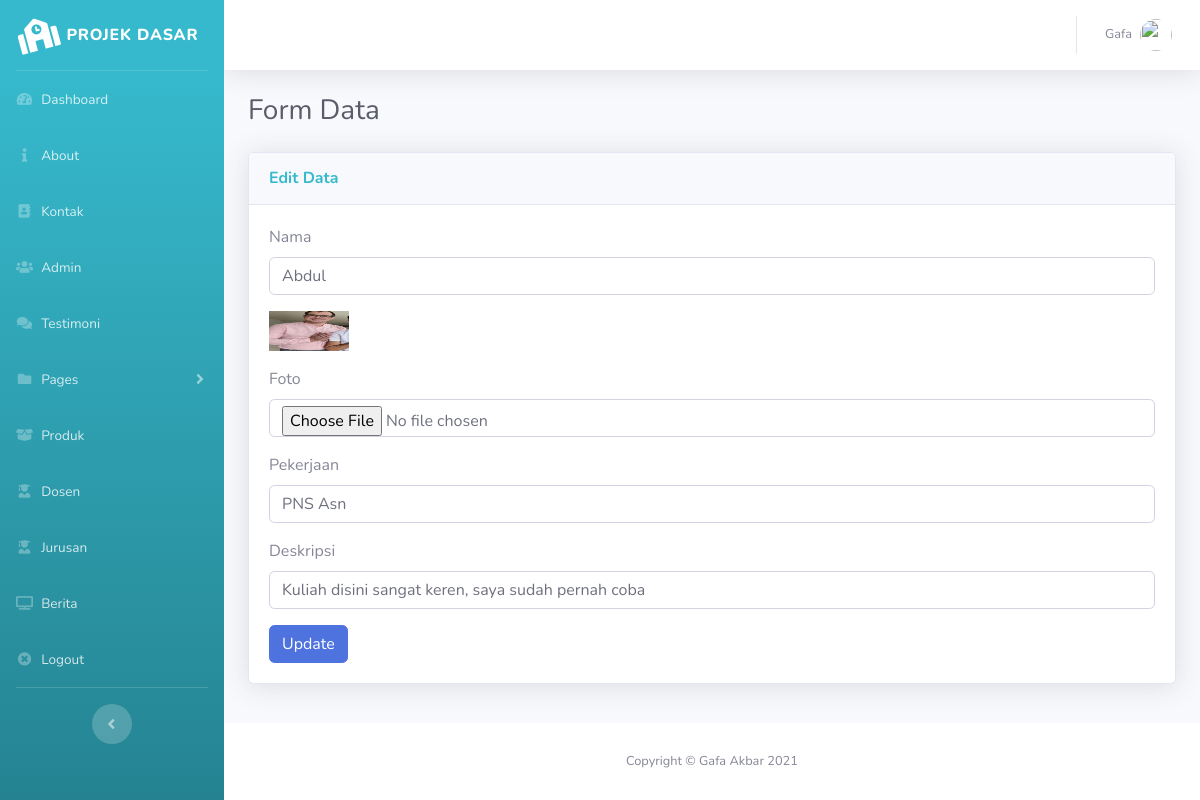
Page /pages/backend/index.php?page=testimoni/edit&id=1 (signed in) on the committed database.
### tables this page shows
CREATE TABLE `tb_testimoni` (
  `id_testimoni` int(11) NOT NULL,
  `nama` varchar(100) NOT NULL,
  `foto` varchar(255) NOT NULL,
  `pekerjaan` varchar(100) NOT NULL,
  `deskripsi` text NOT NULL
);

### pages/backend/index.php (called while the page is built, shortened)
<?php
include 'component/header.php';
include 'component/sidebar.php';
include 'content.php';
?>
<?php include 'component/footer.php'; ?>

### pages/backend/testimoni/edit.php (the view, shortened to what this page needs)
<?php
$id_testimoni = $_GET['id'];
$testimoni = $koneksi->query("SELECT * FROM tb_testimoni WHERE id_testimoni='$id_testimoni'")->fetch_array();
?>
<h1 class="h3 mb-4 text-gray-800">Form Data</h1>
<div class="card shadow mb-4">
  <div class="card-header py-3">
    <h6 class="m-0 font-weight-bold text-info">Edit Data</h6>
  </div>
  <div class="card-body">
    <div class="table-responsive">
    <form action="" method="POST" enctype="multipart/form-data">
        <div class="form-group">
          <label>Nama</label>
          <input type="text" name="tnama" class="form-control" value="<?= $testimoni['nama']; ?>">
        </div>
        <div class="form-group">
          <img src="../../asset/img/<?= $testimoni['foto']; ?>" alt="foto" width="80px" height="40px">
        </div>
        <div class="form-group">
          <label>Foto</label>
          <input type="file" name="tfoto" class="form-control" value="<?= $testimoni['foto']; ?>">
        </div>
        <div class="form-group">
          <label>Pekerjaan</label>
          <input type="text" name="tpekerjaan" class="form-control" value="<?= $testimoni['pekerjaan']; ?>">
        </div>
        <div class="form-group">
          <label>Deskripsi</label>
          <input type="text" name="tdeskripsi" class="form-control" value="<?= $testimoni['deskripsi']; ?>">
        </div>
        <button type="submit" name="update" class="btn btn-primary btn-md">Update</button>
      </form>
    </div>
  </div>
</div>

### rows in the picture
tb_testimoni: tnama "Abdul", foto (picture), tpekerjaan "PNS Asn", tdeskripsi "Kuliah disini sangat keren, saya sudah pernah coba"
